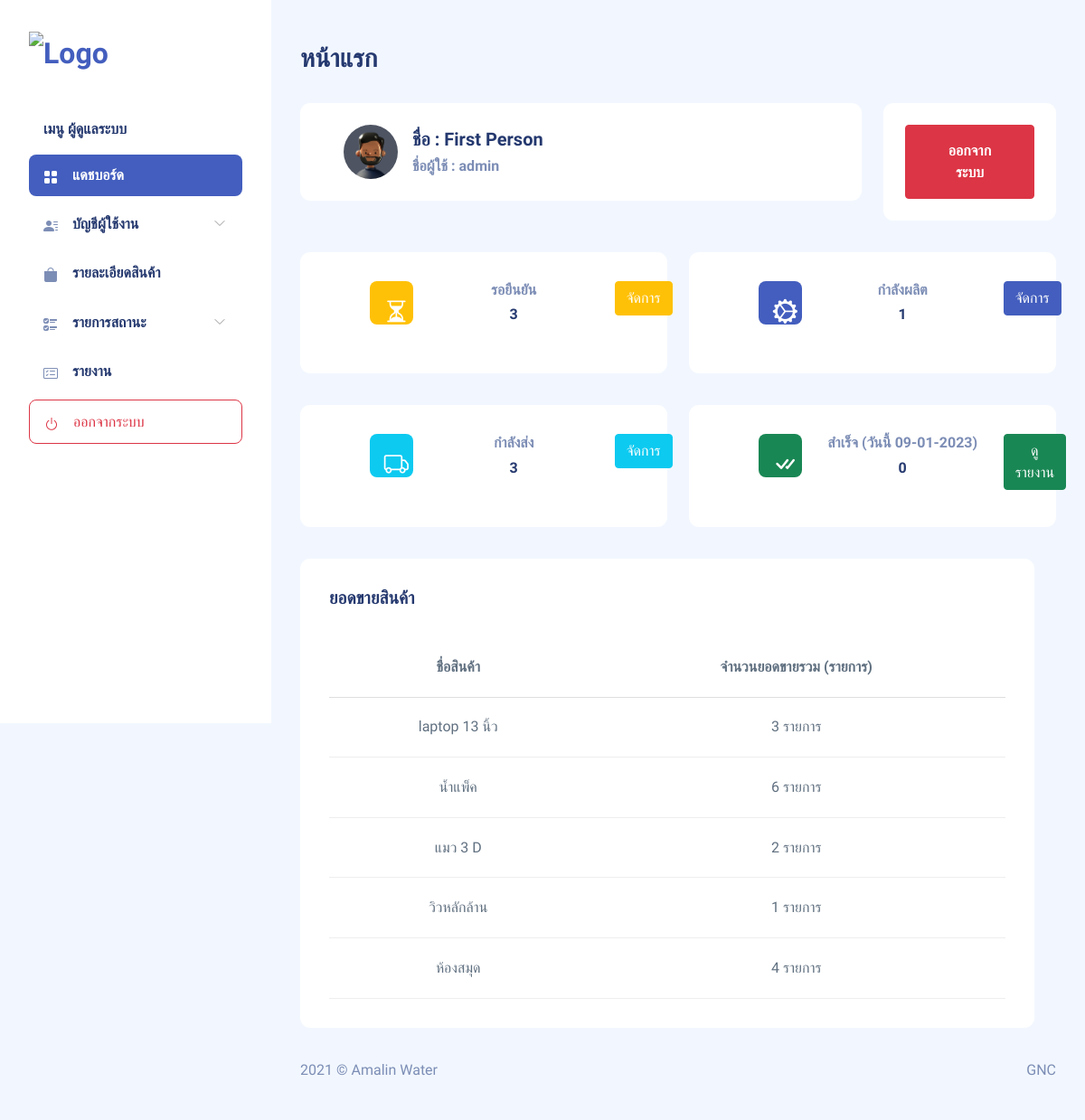
Screenshot of /amalin/mng-page.php (signed in) with the database file from the repository.
### tables this page shows
CREATE TABLE `tbl_order_list` (
  `id_ord_list` int(11) NOT NULL COMMENT 'รหัสลิสรายการสั่ง',
  `name_ord_list` varchar(50) NOT NULL COMMENT 'ชื่อสินค้า',
  `size_ord_list` int(11) NOT NULL COMMENT 'ขนาด',
  `price_ord_list` int(11) NOT NULL COMMENT 'ราคา',
  `qty_ord_list` int(11) NOT NULL COMMENT 'จำนวน',
  `id_ord` int(11) NOT NULL COMMENT 'รหัสการสั่ง'
);

### amalin/mng-page.php (the view, shortened to what this page needs)
<?php
    require_once('connect.php');
    $fname_admin = $_SESSION['fname_admin'];
    $lname_admin= $_SESSION['lname_admin'];
    $user_admin= $_SESSION['user_admin'];
    $dateNow = date("Y-m-d");
    $dateNowThai = date("d-m-Y");
    $sql_status1 = "SELECT * FROM tbl_order WHERE status_ord = 'pending'";
    $result_status1 = $conn->query($sql_status1) or die("Query failed");
    $row_num_status1 = mysqli_num_rows($result_status1);
    $sql_status2 = "SELECT * FROM tbl_order WHERE status_ord = 'process'";
    $result_status2 = $conn->query($sql_status2) or die("Query failed");
    $row_num_status2 = mysqli_num_rows($result_status2);
    $sql_status3 = "SELECT * FROM tbl_order WHERE status_ord = 'deliver'";
    $result_status3 = $conn->query($sql_status3) or die("Query failed");
    $row_num_status3 = mysqli_num_rows($result_status3);
    $sql_status4 = "SELECT * FROM tbl_order WHERE status_ord = 'success' AND date_tsp_ord = '$dateNow'";
    $result_status4 = $conn->query($sql_status4) or die("Query failed");
    $row_num_status4 = mysqli_num_rows($result_status4);
?>
<!DOCTYPE html>
<html lang="en">
<head>
    <?php
include("head-main.php");
?>
</head>
<body>
    <div id="app">
        <div id="sidebar" class="active">
            <div class="sidebar-wrapper active">
                <div class="sidebar-header">
                    <div class="d-flex justify-content-between">
                        <div class="logo">
                            <a href="mng-page.php"><img src="assets/images/logo/logo.png" alt="Logo" srcset=""></a>
                        </div>
                    </div>
                </div>
                <div class="sidebar-menu">
                    <ul class="menu">
                        <li class="sidebar-title">เมนู ผู้ดูแลระบบ</li>
                        <li class="sidebar-item active ">
                            <a href="mng-page.php" class='sidebar-link'>
                                <i class="bi bi-grid-fill"></i>
                                <span>แดชบอร์ด</span>
                            </a>
                        </li>
                        <li class="sidebar-item has-sub">
                            <a href="#" class='sidebar-link'>
                                <i class="bi bi-person-lines-fill"></i>
                                <span>บัญชีผู้ใช้งาน</span>
                            </a>
                        </li>
                        <li class="sidebar-item">
                            <a href="product.php" class='sidebar-link'>
                                <i class="bi bi-bag-fill"></i>
                                <span>รายละเอียดสินค้า</span>
                            </a>
                        </li>
                        <li class="sidebar-item has-sub">
                            <a href="#" class='sidebar-link'>
                                <i class="bi bi-ui-checks"></i>
                                <span>รายการสถานะ</span>
                            </a>
                        </li>
                        <li class="sidebar-item">
                            <a href="report.php" class='sidebar-link'>
                                <i class="bi bi-card-checklist"></i>
                                <span>รายงาน</span>
                            </a>
                        </li>
                        <li class="sidebar-item">
                            <button class="btn btn-block sidebar-link text-danger border border-danger" id="btn-logout">
                                <i class="bi bi-power text-danger"></i>
                                <span>ออกจากระบบ</span>
                            </button>
                        </li>
                    </ul>
                </div>
            </div>
        </div>
        <div id="main">
            <div class="page-heading">
                <h3>หน้าแรก</h3>
            </div>
            <div class="page-content">
                <section class="row">
                    <div class="col-12 col-lg-9">
                        <div class="row">
                            <div class="col-12 col-lg-12">
                                <div class="card">
                                    <div class="card-body py-4 px-5">
                                        <div class="d-flex align-items-center">
                                            <div class="avatar avatar-xl">
                                                <img src="assets/images/faces/2.jpg" alt="Face 2">
                                            </div>
                                            <div class="ms-3 name">
                                                <h5 class="font-bold">ชื่อ :
                                                    <?php echo $fname_admin ," ", $lname_admin; ?>
                                                </h5>
                                                <h6 class="text-muted mb-0">ชื่อผู้ใช้ : <?php echo $user_admin; ?></h6>
                                            </div>
                                        </div>
                                    </div>
                                </div>
                            </div>
                        </div>
                    </div>
                    <div class="col-12 col-lg-3">
                        <div class="card">
                            <div class="card-content pt-2 pb-4">
                                <div class="px-4">
                                    <button
                                        class="btn btn-block btn-xl btn-danger font-bold mt-3 btn-logout">ออกจากระบบ</button>
                                </div>
                            </div>
                        </div>
                    </div>
                    <div class="col-12 col-md-6 col-lg-12">
                        <div class="row">
                            <div class="col-6 col-lg-6 col-md-12">
                                <div class="card">
                                    <div class="card-body px-3 py-4-5">
                                        <div class="row">
                                            <div class="col-md-4">
                                                <div class="stats-icon bg-warning">
                                                    <i class="bi bi-hourglass-split"></i>
                                                </div>
                                            </div>
                                            <div class="col-md-6 text-center mb-4">
                                                <h6 class="text-muted font-semibold">รอยืนยัน</h6>
                                                <h6 class="font-extrabold mb-0"><?php echo $row_num_status1; ?></h6>
                                            </div>
                                            <div class="col-md-2 text-center">
                                                <a href="mng-status.php?status=pending"
                                                    class="btn btn-warning">จัดการ</a>
                                            </div>
                                        </div>
                                    </div>
                                </div>
                            </div>
                            <div class="col-6 col-lg-6 col-md-12">
                                <div class="card">
                                    <div class="card-body px-3 py-4-5">
                                        <div class="row">
                                            <div class="col-md-4">
                                                <div class="stats-icon bg-primary">
                                                    <i class="bi bi-gear-wide-connected"></i>
                                                </div>
                                            </div>
                                            <div class="col-md-6 text-center mb-4">
                                                <h6 class="text-muted font-semibold">กำลังผลิต</h6>
                                                <h6 class="font-extrabold mb-0"><?php echo $row_num_status2; ?></h6>
                                            </div>
                                            <div class="col-md-2 text-center">
                                                <a href="mng-status.php?status=process"
                                                    class="btn btn-primary">จัดการ</a>
                                            </div>
                                        </div>
                                    </div>
                                </div>
                            </div>
                            <div class="col-6 col-lg-6 col-md-12">
                                <div class="card">
                                    <div class="card-body px-3 py-4-5">
                                        <div class="row">
                                            <div class="col-md-4">
                                                <div class="stats-icon bg-info">
                                                    <i class="bi bi-truck"></i>
                                                </div>
                                            </div>
                                            <div class="col-md-6 text-center mb-4">
                                                <h6 class="text-muted font-semibold">กำลังส่ง</h6>
                                                <h6 class="font-extrabold mb-0"><?php echo $row_num_status3; ?></h6>
                                            </div>
                                            <div class="col-md-2 text-center">
                                                <a href="mng-status.php?status=deliver" class="btn btn-info">จัดการ</a>
                                            </div>
                                        </div>
                                    </div>
                                </div>
                            </div>
                            <div class="col-6 col-lg-6 col-md-12">
                                <div class="card">
                                    <div class="card-body px-3 py-4-5">
                                        <div class="row">
                                            <div class="col-md-4">
                                                <div class="stats-icon bg-success">
                                                    <i class="bi bi-check-all"></i>
                                                </div>
                                            </div>
                                            <div class="col-md-6 text-center mb-4">
                                                <h6 class="text-muted font-semibold">สำเร็จ (วันนี้
                                                    <?php echo $dateNowThai; ?>)</h6>
                                                <h6 class="font-extrabold mb-0"><?php echo $row_num_status4; ?></h6>
                                            </div>
                                            <div class="col-md-2 text-center">
                                                <a href="report.php" class="btn btn-success">ดูรายงาน</a>
                                            </div>
                                        </div>
                                    </div>
                                </div>
                            </div>
                        </div>
                    </div>
                    <div class="row">
                        <div class="col-12">
                            <div class="card p-2">
                                <div class="card-header">
                                    <h4>ยอดขายสินค้า</h4>
                                </div>
                                <div class="card-body">
                                    <div>
                                        <div class="table-responsive">
                                            <table class="table mb-0 table-lg">
                                                <thead>
                                                    <tr>
                                                        <th class="text-center">ชื่อสินค้า</th>
                                                        <th class="text-center">จำนวนยอดขายรวม (รายการ)</th>
                                                    </tr>
                                                </thead>
                                                <tbody>
                                                    <?php
                                                        $sql_sales = "SELECT * FROM tbl_order_list GROUP BY name_ord_list";
                                                        $result_sales = $conn->query($sql_sales) or die("Query failed");
                                                        while ($row_sales = $result_sales->fetch_assoc()) {
                                                            $name_sales = $row_sales['name_ord_list'];
                                                            $sql_rowsales = "SELECT * FROM tbl_order_list WHERE name_ord_list = '$name_sales'";
                                                            $result_rowsales = $conn->query($sql_rowsales) or die("Query failed");
                                                            $row_num_rowsales = mysqli_num_rows($result_rowsales);
                                                    ?>
                                                    <tr>
                                                        <td class="text-center"><?php echo $row_sales['name_ord_list'];  ?></td>
                                                        <td class="text-center"><?php echo $row_num_rowsales;  ?> รายการ</td>
                                                    </tr>
                                                    <?php
                                                        }
                                                    ?>
                                                </tbody>
                                            </table>
                                        </div>
                                    </div>
                                </div>
                            </div>
                        </div>
                    </div>
                </section>
            </div>
            <footer>
                <div class="footer clearfix mb-0 text-muted">
                    <div class="float-start">
                        <p>2021 &copy; Amalin Water</p>
                    </div>
                    <div class="float-end">
                        <p>GNC</p>
                    </div>
                </div>
            </footer>
        </div>
    </div>
</body>
</html>

### rows the page displays
tbl_order_list: name_ord_list "laptop 13 นิ้ว", row_num_rowsales "3"
tbl_order_list: name_ord_list "น้ำแพ็ค", row_num_rowsales "6"
tbl_order_list: name_ord_list "แมว 3 D", row_num_rowsales "2"
tbl_order_list: name_ord_list "วิวหลักล้าน", row_num_rowsales "1"
tbl_order_list: name_ord_list "ห้องสมุด", row_num_rowsales "4"

### other values shown
$fname_admin "First"
$lname_admin "Person"
$user_admin "admin"
$row_num_status1 "3"
$row_num_status2 "1"
$row_num_status3 "3"
$row_num_status4 "0"
